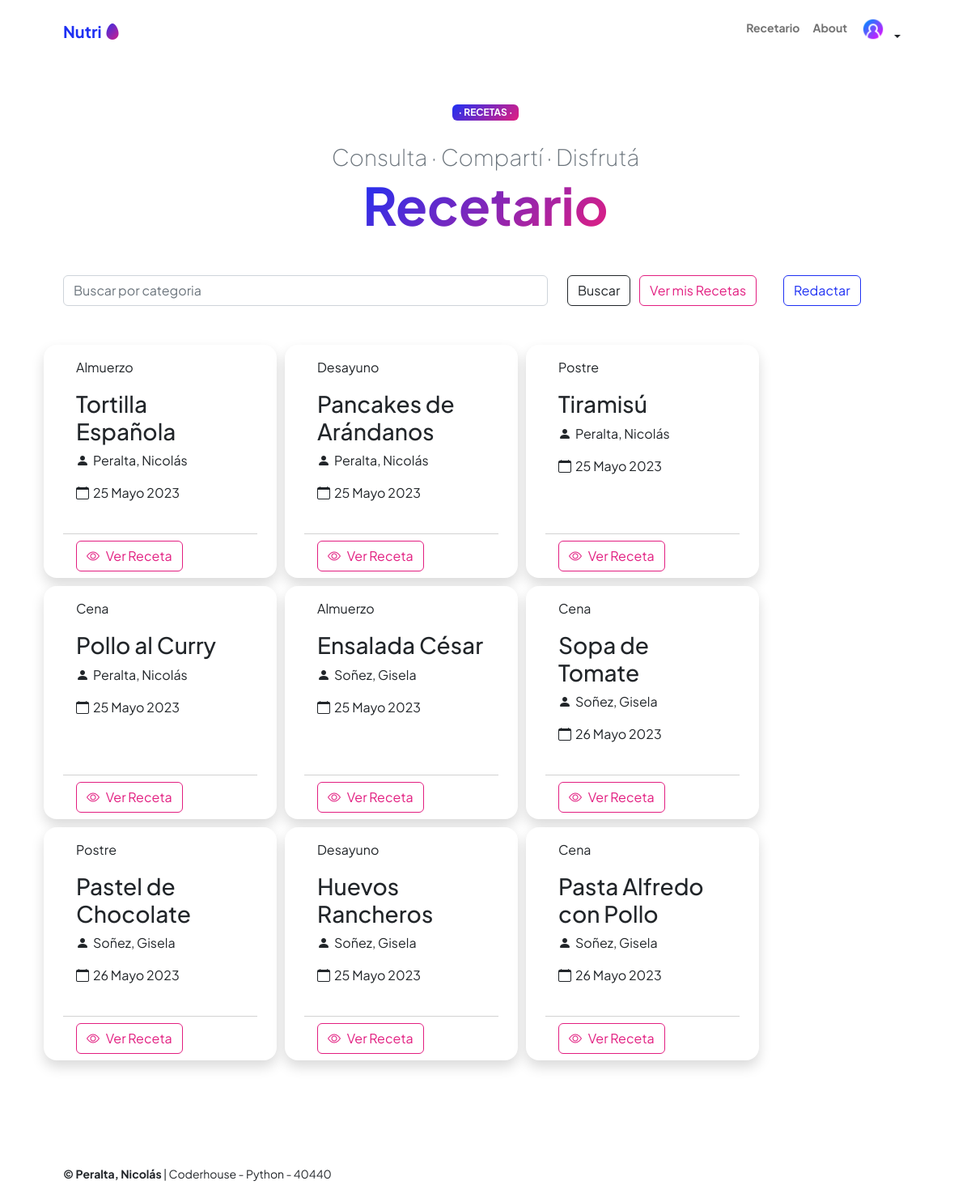
The app's page /recetas/ (signed in), older data.
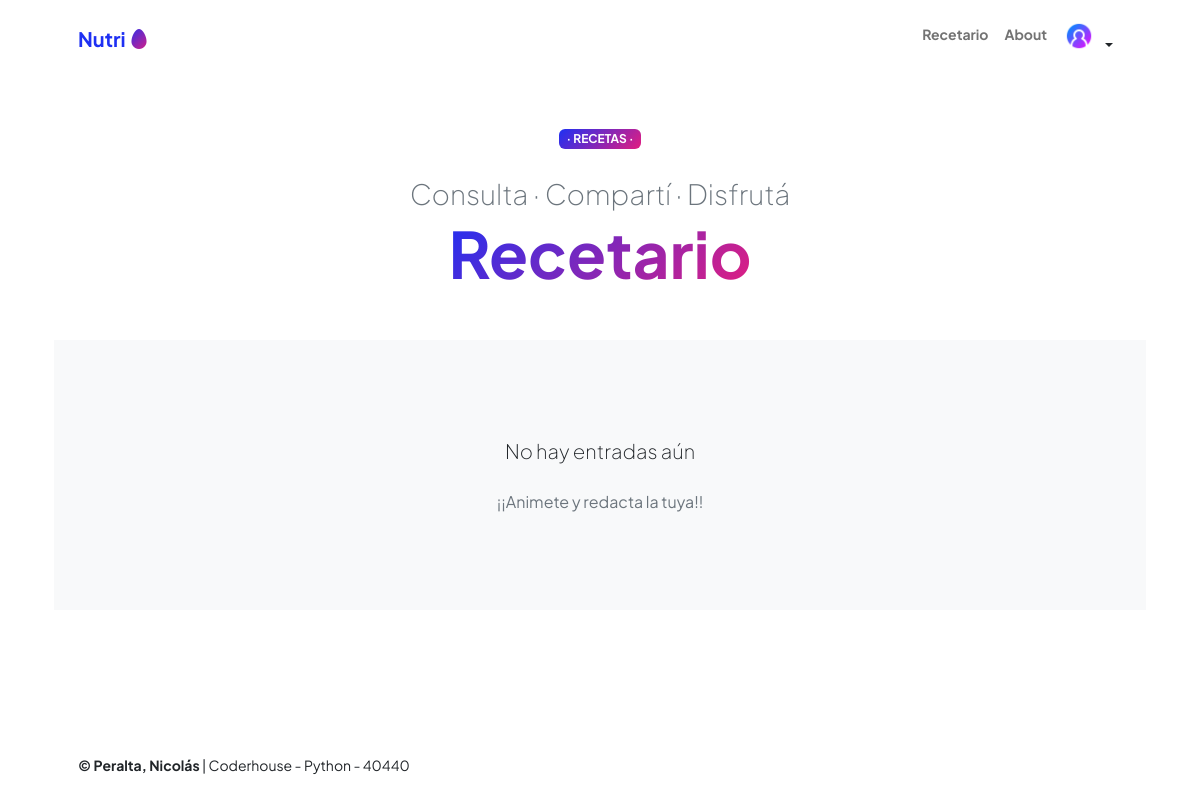
The same page, newer data.
### recetas/models.py (models this page shows, shortened)
class recetas(models.Model):
    autor = models.ForeignKey(User, on_delete=models.SET_NULL, null=True)
    fecha = models.DateField(null=True)
    titulo = models.CharField(max_length=50)
    categoria = models.CharField(max_length=50, null=True)
    ingredientes = models.TextField()
    detalle = models.TextField()

### recetas/views.py (the view)
# urls.py: path('recetas/', views.vista_recetas, name="recetas"),
def vista_recetas(request):
    contexto = {
        "recetas": recetas.objects.all(),
    }
    http_response = render(
        request=request,
        template_name='recetas/recetas.html',
        context=contexto,
    )
    return http_response

### recetas/templates/recetas/recetas.html (shortened to what this page needs)
{% extends 'agenda/base.html' %}
  {% block contenido%}
      <div class="text-center text-xxl-start">
          <div class="badge bg-gradient-primary-to-secondary text-white mb-4"><div class="text-uppercase"> &middot; Recetas &middot;</div></div>
          <div class="fs-3 fw-light text-muted">Consulta  &middot; Compartí &middot; Disfrutá</div>
          <h1 class="display-3 fw-bolder mb-5"><span class="text-gradient d-inline">Recetario</span></h1>
      </div>
  {% if  recetas %}
        <form action="{% url 'recetas_buscar' %}" method="post">
          <div class="row">
            <div class="col-sm-7">
                <input type="text" class="form-control " placeholder="Buscar por categoria" name="busqueda">
            </div>
            <div class="col-sm-1">
              <input type="submit" class="btn btn-outline-dark btn-md mb-5" value="Buscar">
            </div>
            {% if user.is_authenticated %}
            <div class="col">
              <a class="btn btn-outline-secondary btn-md mb-5" href="{% url 'recetas_autor'%}"> Ver mis Recetas</a>
            </div>
            <div class="col">
              <a class="btn btn-outline-primary btn-md mb-5" href="{% url 'recetas_agregar' %}"> Redactar</a>
            </div>
            {%endif%}
          </div>
        </form>
  {%endif%}
    {% if not recetas %}
      <section class="bg-light py-5">
        <div class="container px-5">
          <div class="row gx-5 justify-content-center">
            <div class="col-xxl-8">
              <div class="text-center my-5">
                <p class="lead fw-light mb-4">
                  No hay entradas aún
                </p>
                <p class="text-muted">
                {% if user.is_authenticated %}
                ¡¡Animete y redacta la tuya!!
                {%else%}
                ¡Registrate y/o Accede para poder redactar la tuya!
                {%endif%}
                </p>
              </div>
            </div>
          </div>
        </div>
      </section>
    {%endif%}
      {% for receta in recetas %}
      <div class="card shadow border-0 rounded-4 " style="height: 18rem; width: 18rem; margin-right: 10px; margin-bottom: 10px;">
        <div class="card-body">
          <p class="card-text">{{ receta.categoria }}</p>
          <h3 class="card-title">{{ receta.titulo }}</h3>
          <p class="card-text"><i class="bi bi-person-fill" style="margin-right: 5px;"></i>{{ receta.autor.last_name}}, {{ receta.autor.first_name}}</p>
          <p class="card-text"><i class="bi bi-calendar" style="margin-right: 5px;"></i>{{ receta.fecha}}</p>
        </div>
        <div class="card-footer bg-transparent">
          <a href="{% url 'recetas_detalle' receta.id%}" class="btn btn-outline-secondary"><i class="bi bi-eye"style="margin-right: 5px;"></i>  Ver Receta</a>
        </div>
      </div>
      {% endfor %}
  {% endblock contenido%}

Row changes from the older to the newer data that the page shows:
removed recetas: categoria "Almuerzo", titulo "Tortilla Española", autor.last_name "Peralta", autor.first_name "Nicolás", fecha "25 Mayo 2023"
removed recetas: categoria "Desayuno", titulo "Pancakes de Arándanos", autor.last_name "Peralta", autor.first_name "Nicolás", fecha "25 Mayo 2023"
removed recetas: categoria "Postre", titulo "Tiramisú", autor.last_name "Peralta", autor.first_name "Nicolás", fecha "25 Mayo 2023"
removed recetas: categoria "Cena", titulo "Pollo al Curry", autor.last_name "Peralta", autor.first_name "Nicolás", fecha "25 Mayo 2023"
removed recetas: categoria "Almuerzo", titulo "Ensalada César", autor.last_name "Soñez", autor.first_name "Gisela", fecha "25 Mayo 2023"
removed recetas: categoria "Cena", titulo "Sopa de Tomate", autor.last_name "Soñez", autor.first_name "Gisela", fecha "26 Mayo 2023"
removed recetas: categoria "Postre", titulo "Pastel de Chocolate", autor.last_name "Soñez", autor.first_name "Gisela", fecha "26 Mayo 2023"
removed recetas: categoria "Desayuno", titulo "Huevos Rancheros", autor.last_name "Soñez", autor.first_name "Gisela", fecha "25 Mayo 2023"
removed recetas: categoria "Cena", titulo "Pasta Alfredo con Pollo", autor.last_name "Soñez", autor.first_name "Gisela", fecha "26 Mayo 2023"
Text that changed along with them:
form field value: "Buscar" → (not shown)
text no longer shown: "Ver mis Recetas Redactar"
text now shown: "No hay entradas aún ¡¡Animete y redacta la tuya!!"
